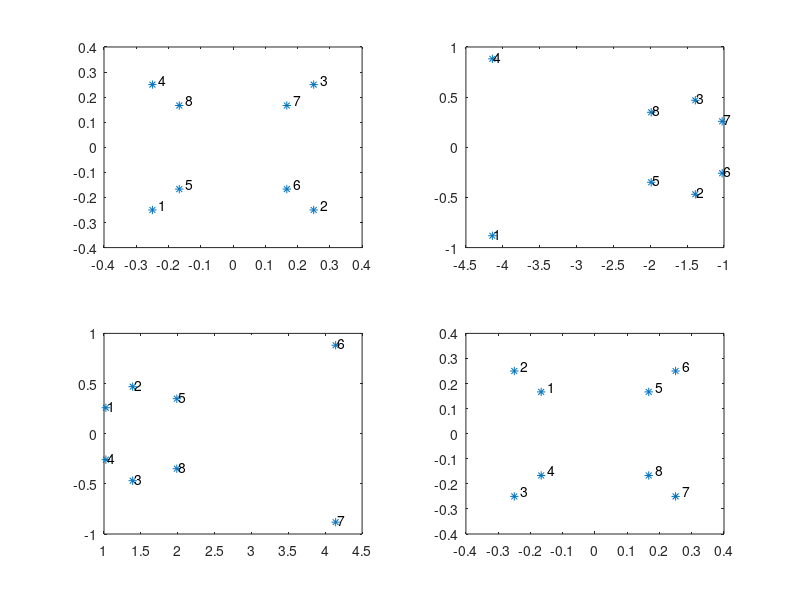
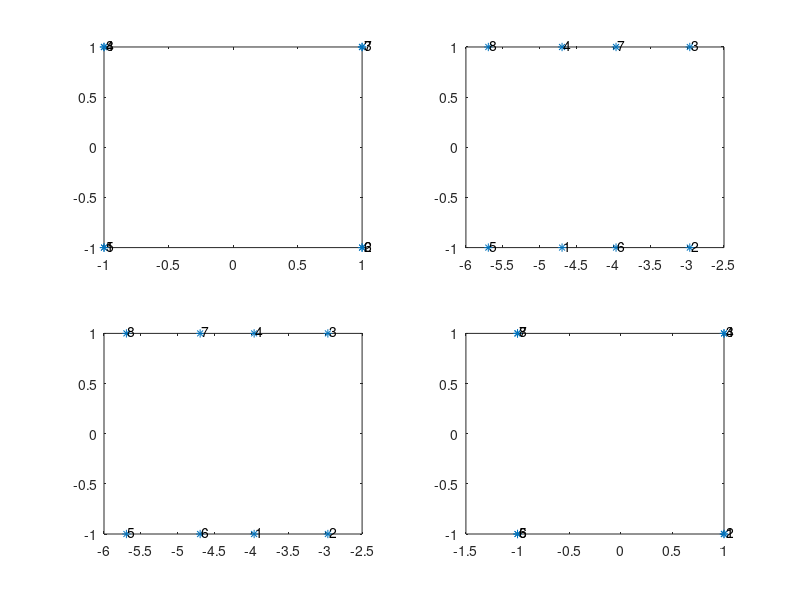

Recreate these plots in MATLAB, in order.
function [w] = main() 

% Question 1
pts = zeros(8, 3);
pts(1,:) = [-1 -1 -1];
pts(2,:) = [1 -1 -1];
pts(3,:) = [1 1 -1];
pts(4,:) = [-1 1 -1];
pts(5,:) = [-1 -1 1];
pts(6,:) = [1 -1 1];
pts(7,:) = [1 1 1];
pts(8,:) = [-1 1 1];


% Question 2
rotated_angle = (-30/180) * pi;
rotated_quat = angle_to_quat(rotated_angle, 0, 1, 0);
cam_pos = zeros(4, 3);
cam_pos(1,:) = [0 0 -5];
disp('camera location 1');
disp(cam_pos(1,:));
for i = 2 : 4
    cam_pos(i, :) = rotatePoint(cam_pos(i-1, :), rotated_quat);
    disp(strcat('camera location ', num2str(i)));
    disp(cam_pos(i, :));
end

% Question 3

disp('using roll, pitch and yaw representation for rotation, the computed matrices are:');
pitch = 0;
yaw = (-30/180)*pi;
roll = 0;
rotation_mat = euler_angle_to_mat(pitch, yaw, roll);
rpymat_1 = eye(3);
rpymat_2 = rotation_mat * rpymat_1;
rpymat_3 = rotation_mat * rpymat_2;
rpymat_4 = rotation_mat * rpymat_3;
disp(rpymat_1);
disp(rpymat_2);
disp(rpymat_3);
disp(rpymat_4);

disp('using quaternion representation for rotation, the computed matrices are:');
rotated_angle = (-30/180)*pi;
rotated_quat = angle_to_quat(rotated_angle, 0, 1, 0);
rotation_mat = quat_to_matrix(rotated_quat);
quatmat_1 = eye(3);
quatmat_2 = rotation_mat * quatmat_1;
quatmat_3 = rotation_mat * quatmat_2;
quatmat_4 = rotation_mat * quatmat_3;
disp(quatmat_1);
disp(quatmat_2);
disp(quatmat_3);
disp(quatmat_4);

disp('the difference in camera orientation for these two kinds of computing orientation is: ');
disp('difference in first frame');
disp(quatmat_1 - rpymat_1);
disp('difference in second frame');
disp(quatmat_2 - rpymat_2);
disp('difference in third frame');
disp(quatmat_3 - rpymat_3);
disp('difference in fourth frame');
disp(quatmat_4 - rpymat_4);

% Question 4
nframes = 4;
npts = size(pts, 1);
U = zeros(nframes, npts);
V = zeros(nframes, npts);
u_0 = 0;
v_0 = 0;
b_u = 1;
b_v = 1;
k_u = 1;
k_v = 1;
f = 1;
orient_pos = cat(1, quatmat_1 ,cat(1, quatmat_2, cat(1, quatmat_3, quatmat_4)));

                          
    % Perspective projection model
for frame = 1 : nframes
    for pnt = 1 : npts
        s_p = pts(pnt,:);
        t_f = cam_pos(frame, :);
        i_f = orient_pos(3 * frame - 2, :);
        j_f = orient_pos(3 * frame - 1, :);
        k_f = orient_pos(3 * frame, :);
        U(frame, pnt) = f * ( ( (s_p - t_f)*i_f') / ( (s_p - t_f) * k_f') ) * b_u + u_0;
        V(frame, pnt) = f * (( (s_p - t_f)*j_f') / ( (s_p - t_f) * k_f') ) * b_v + v_0;
    end
end

perspective_projected_x = U;
perspective_projected_y = V;

plotProjection(nframes, npts, U, V, 'perspective_projection');
    
    % Orthographic projection model
for frame = 1 : nframes
    for pnt = 1 : npts
        s_p = pts(pnt,:);
        t_f = cam_pos(frame, :);
        i_f = orient_pos(3 * frame - 2, :);
        j_f = orient_pos(3 * frame - 1, :);
        k_f = orient_pos(3 * frame, :);
        U(frame, pnt) = (s_p - t_f)*i_f' * b_u + u_0;
        V(frame, pnt) = (s_p - t_f)*j_f'* b_v + v_0;
    end
end
plotProjection(nframes, npts, U, V, 'orthographic_projection');

% Question 5
mat = zeros(8, 9);
for i = 1 : 4
    u_p = pts(i, 1);
    v_p = pts(i, 2);
    u_c = perspective_projected_x(3, i);
    v_c = perspective_projected_y(3, i);
    mat(2*i - 1, :) = [u_p, v_p, 1, 0, 0, 0, -u_c*u_p, -u_c*v_p, -u_c]; 
    mat(2*i, :) = [0, 0, 0, u_p, v_p, 1, -v_c*u_p, -v_c*v_p, -v_c];
end

[U, S, T] = svd(mat);

disp('Since this is a 8 * 9 matrix(number of row < col) => The least eigenvalue is hidden in S, and it corresponds to the last column in T');
A = reshape(T(:,9) / T(9, 9), 3,3);
A = A';
disp('The homography matrix is');
disp(A);

% TESTING PURPOSE
b= [pts(1,1); pts(1,2); 1];
c=A*b;
disp('if A is the correct homography matrix, then the following two must ouput the same result');
disp(c(1,1) / c(2,1));
disp(perspective_projected_x(3, 1) / perspective_projected_y(3, 1));

end

function [w] = conjugate(q)
    w = [q(1) q(2) q(3) q(4)];
    % conjugate a quaternion
    w(2) = -q(2);
    w(3) = - q(3);
    w(4) = -q(4);
end

function [quat] = point_to_quat(point)
    quat = cat(2, [0], point);
end

function [point] = quat_to_point(quat)
    point = quat(2:4);
end

function [w] = angle_to_quat(angle, Wx, Wy, Wz)
    w = zeros(1, 4);
    w(1) = cos(angle/2);
    w(2) = sin(angle/2) * Wx;
    w(3) = sin(angle/2) * Wy;
    w(4) = sin(angle/2) * Wz;
end

function [result] = multiplyQuat(q1, q2)
    result = zeros(1, 4);
    result(1) = q1(1)*q2(1) - q1(2)*q2(2) - q1(3)*q2(3) - q1(4)*q2(4);
    result(2) = q1(1)*q2(2) + q1(2)*q2(1) + q1(3)*q2(4) - q1(4)*q2(3);
    result(3) = q1(1)*q2(3) - q1(2)*q2(4) + q1(3)*q2(1) + q1(4)*q2(2);
    result(4) = q1(1)*q2(4) + q1(2)*q2(3) - q1(3)*q2(2) + q1(4)*q2(1);
end

function [rotated_point] = rotatePoint(point, quat)
    % quat is q: the quaternion used for rotation
    rotated_point = quat_to_point(multiplyQuat(multiplyQuat(quat, point_to_quat(point)), conjugate(quat)));                        
end

function [mat] = quat_to_matrix(q)
    mat = zeros(3, 3);
    mat(1, 1) = q(1)*q(1) + q(2)*q(2) - q(3)*q(3)- q(4)*q(4);
    mat(1, 2) = 2*(q(2)*q(3) - q(1)*q(4));
    mat(1, 3) = 2*(q(2)*q(4) + q(1)*q(3));
    mat(2, 1) = 2*(q(2)*q(3) + q(1)*q(4));
    mat(2, 2) = q(1)*q(1) + q(3)*q(3) - q(2)*q(2) - q(4)*q(4);
    mat(2, 3) = 2*(q(3)*q(4) - q(1)*q(2));
    mat(3, 1) = 2*(q(2)*q(4) - q(1)*q(3));
    mat(3, 2) = 2*(q(3)*q(4) + q(1)*q(2));
    mat(3, 3) = q(1)*q(1) + q(4)*q(4) - q(2)*q(2) - q(3)*q(3);
end

function [mat] = euler_angle_to_mat(pitch, yaw, roll)
    w = pitch;
    o = yaw;
    k = roll;
    mat = zeros(3, 3);
    mat(1,1) = cos(k)*cos(o);
    mat(1, 2) = cos(k)*sin(o)*sin(w) - sin(k)*cos(w);
    mat(1, 3) = cos(k)*sin(o)*cos(w) + sin(k)*sin(w);
    mat(2, 1) = sin(k)*cos(o);
    mat(2, 2) = sin(k)*sin(o)*sin(w) + cos(k)*cos(w);
    mat(2, 3) = sin(k)*sin(o)*cos(w) - cos(k)*sin(w);
    mat(3, 1) = -sin(o);
    mat(3, 2) = cos(o)*sin(w);
    mat(3, 3) = cos(o)*cos(w);
end

function [] = plotProjection(nframes, npts, U, V, projection_model)
    figure;
    figH = figure;
    for fr = 1 : nframes
        subplot(2,2,fr),plot(U(fr,:), V(fr,:), '*');
        for p = 1 : npts
            text(U(fr,p)+0.02, V(fr,p)+0.02, num2str(p));
        end
    end
    figName = strcat(projection_model, '.jpg');
    print(figH,'-djpeg',figName);
end

